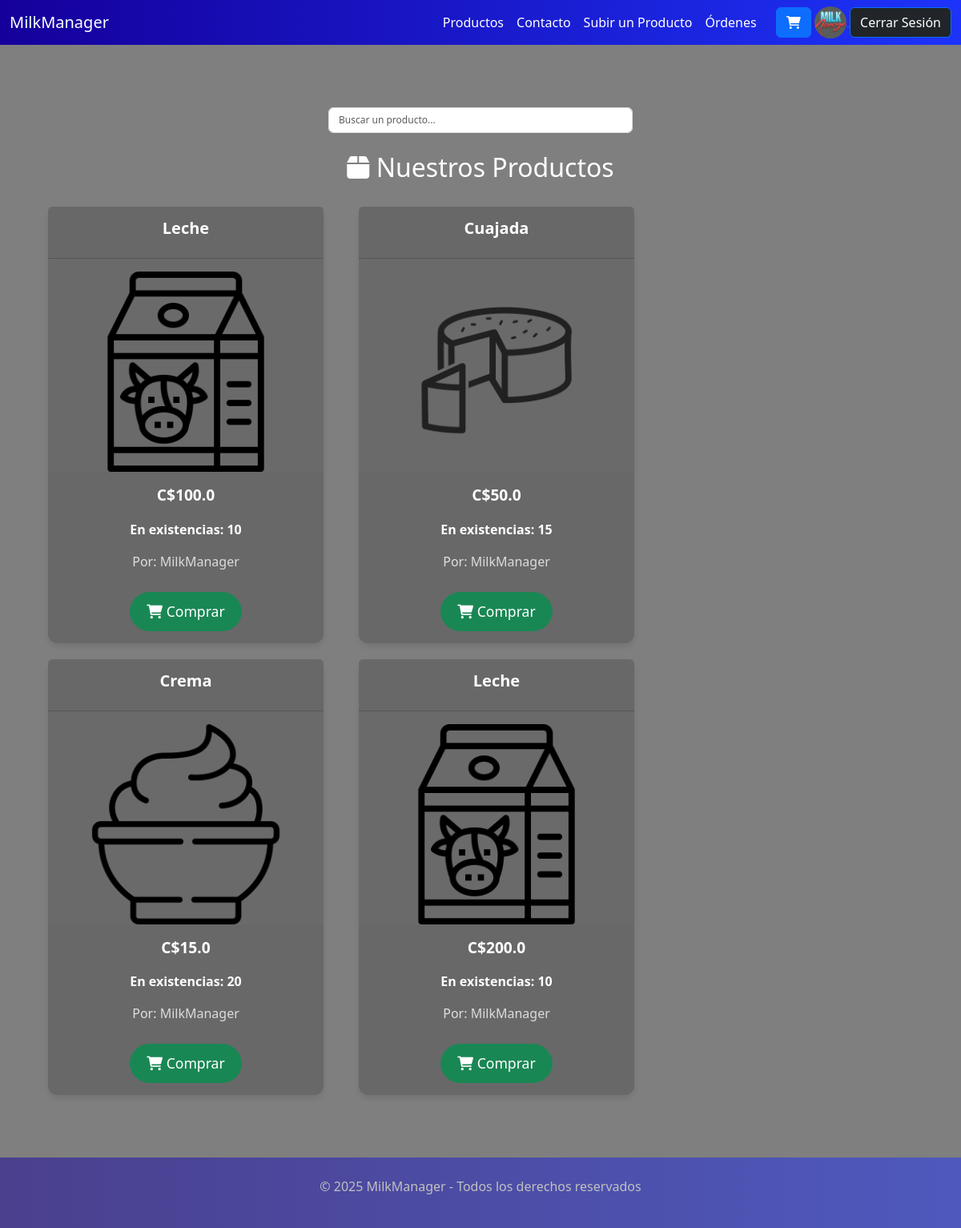
The page /products (signed in) on the database its author committed.
### tables this page shows
CREATE TABLE accounts (
    id INTEGER PRIMARY KEY,
    email TEXT UNIQUE NOT NULL,
    username TEXT UNIQUE,
    password TEXT,
    role TEXT,
    picture TEXT,
    biography TEXT,
    creationdate DATE DEFAULT (CURRENT_TIMESTAMP)
    );

CREATE TABLE products (
            id INTEGER PRIMARY KEY AUTOINCREMENT,
            name TEXT NOT NULL,
            details TEXT,
            price REAL NOT NULL,
            stock INTEGER,
            picture TEXT,
            idPoster INTEGER DEFAULT 0,
            FOREIGN KEY(idPoster) REFERENCES accounts(id)
        );

### app.py (the view)
@app.route('/products', methods=['GET', 'POST'])
def products():
    client_ip = request.remote_addr
    log.write(f"Se abrió la página Productos desde: {client_ip}")
    productos = None
    if request.method == 'POST':
        productos = database.products.getProductLike(request.form["productsearch"])
    else:
        productos = database.products.getAllProducts()
    user = getUser()
    for producto in productos:
        username = database.login.getUser(producto.get("idPoster")).get("username")
        if username is not None:
            producto["poster"] = username
        else:
            producto["poster"] ="Desconocido"
    return render_template('products.html', user = user, productos = productos)

### accounts.py (called while the page is built)
def connect():
    global conn
    if conn is None:
        conn = sqlite3.connect('database.db', check_same_thread=False)
        conn.row_factory = sqlite3.Row

def getFromUser(email, field):
    valid_fields = ['id', 'email', 'username', 'password', 'role', 'picture', 'biography']
    if field not in valid_fields:
        return False
    connect()
    if userExists(email):
        try:
            cursor = conn.cursor()
            query = f"SELECT {field} FROM accounts WHERE email = ?"
            cursor.execute(query, (email,))
            result = cursor.fetchone()
            if result:
                return result[0]
            else:
                return None
        except sqlite3.Error as e:
            print(f"Error al obtener el campo del usuario: {e}")
            return None
    else:
        return None

def getUser(ID):
    connect()
    cursor = conn.cursor()
    if isinstance(ID, str):
        cursor.execute('''SELECT * FROM accounts WHERE email = ?''', (ID,))
    elif isinstance(ID, int):
        cursor.execute('''SELECT * FROM accounts WHERE id = ?''', (ID,))
    else:
        return None
    data = cursor.fetchone()
    if data is not None:
        return dict(data)
    return None

def userExists(email):
    connect()
    cursor = conn.cursor()
    cursor.execute('''
        SELECT * FROM accounts WHERE email = ?
    ''', (email,))
    return cursor.fetchone() is not None

### app.py (called while the page is built)
def getUser():
    if "user" in session:
        user = session["user"]
        user["username"] = database.login.getFromUser(user.get("email"), "username")
        user["picture"] = database.login.getFromUser(user.get("email"), "picture")
        user["role"] = database.login.getFromUser(user.get("email"), "role")
        user["biography"] = database.login.getFromUser(user.get("email"), "biography")
        user["id"] = database.login.getFromUser(user.get("email"), "id")
        return user
    return None

### log.py (called while the page is built)
def write(text):
    if debug:
        logging.debug(text)

### products.py (called while the page is built)
def connect():
    global conn
    if conn is None:
        conn = sqlite3.connect('database.db', check_same_thread=False)
        conn.row_factory = sqlite3.Row

def getProducts():
    connect()
    cursor = conn.cursor()
    cursor.execute('''
        SELECT * FROM products
    ''')
    data = cursor.fetchall()
    return data

def getAllProducts():
    products = []
    for i in getProducts():
        products.append(dict(i))
    return products

### templates/products.html (shortened to what this page needs)
{% extends "base.html" %}
{% block styles %}<link rel="stylesheet" href="/static/styles/cards.css">{% endblock %}
{% block content %}
<div class="container mt-5">
	<div style="display: flex;  justify-content: center;">
		<form method="POST">
			<input type="text" id="profilesearch" name="productsearch" class="form-control" style="width: 380px;" placeholder="Buscar un producto..."></input>
		</form>
	</div>
	<br>
    <h2 class="text-center">
        <label class="text-white"><i class="fas fa-box"></i> Nuestros Productos</label>
    </h2>
    <div class="row">
        {% if productos %}
            {% for producto in productos %}
                <div class="col-md-4">
                    <form action="{{ url_for('product', product_id=producto.id) }}" method="POST">
                        <div class="card product-card">
							<div class="card-header text-center">
								<h5 class="card-title">{{ producto.name }}</h5>
							</div>
                            {% if producto.picture %}
                                <img src="{{ url_for('static', filename='images' + producto.picture) }}" class="card-img-top" alt="{{ producto.nombre }}">
                            {% else %}
                                <img src="{{ url_for('static', filename='images/web/leche.png') }}" class="card-img-top" alt="{{ producto.nombre }}">
                            {% endif %}
                            <div class="card-body text-center">
                                <p class="card-text fw-bold price">C${{ producto.price }}</p>
                                {% if producto.stock %}
                                    <p class="card-text fw-bold stock">En existencias: {{ producto.stock }}</p>
                                {% else %}
                                    <p class="card-text fw-bold stock">Sin información del Stock</p>
                                {% endif %}
                                <p>Por: <small class="card-text">{{ producto.poster }}</small></p>
                                <button type="submit" class="btn btn-success buy-button">
                                    <i class="fas fa-shopping-cart"></i> Comprar
                                </button>
                            </div>
                        </div>
                    </form>
                </div>
            {% endfor %}
        {% else %}
            <p class="text-center">No hay productos disponibles en este momento.</p>
        {% endif %}
    </div>
</div>
{% endblock %}

### templates/base.html (shortened to what this page needs)
<!DOCTYPE html>
<html lang="es">
<head>
    <link href="/static/styles/bootstrap.css" rel="stylesheet">
	<link href="https://cdnjs.cloudflare.com/ajax/libs/font-awesome/6.0.0-beta3/css/all.min.css" rel="stylesheet">
	{% block styles %}{% endblock %}
	<link rel="stylesheet" href="/static/styles/chow.css">
</head>
<body>
    <nav class="navbar navbar-expand-lg navbar-dark bg-dark">
        <div class="container-fluid ">
            <a class="navbar-brand" href="/">MilkManager</a>
            <div class="collapse navbar-collapse" id="navbarNav">
				<ul class="navbar-nav ms-auto">
                    <li class="nav-item"><a class="nav-link" href="/products">Productos</a></li>
                    <li class="nav-item"><a class="nav-link" href="/contact">Contacto</a></li>
					{% if user%}
						{% if user["role"] == 'admin' or user["role"] == 'seller' %}
							<li class="nav-item">
								<a class="nav-link" href="/upload">Subir un Producto</a>
							</li>
						{%  endif %}
						<li class="nav-item">
                            <a type="button" class="nav-link" href="/orders">Órdenes</a>
                        </li>
						<div class="ms-3">
							<a type="button" class="btn btn-primary" href="/purchase"><i class="fas fa-shopping-cart"></i></a>
						{% if user.picture %}
								<a href="/myprofile">
									<img type="button" class="profile-pic" src="{{ url_for('static', filename='images' + user.picture) }}" alt="{{ user.username }}">
								</a>
						{% else %}
								<a type="button" class="btn btn-primary bg-dark" href="/myprofile">{{user.username}}</a>
						{% endif %}
							<a type="button" class="btn btn-primary bg-dark" href="/logout">Cerrar Sesión</a>
						</div>
					{% else %}
						<div class="ms-3">
							<a href="/login" class="btn btn-outline-light me-2">Iniciar sesión</a>
							<a href="/signin" class="btn btn-light me-2">Registrarse</a>
						</div>
					{% endif %}
				</ul>
            </div>
		</div>
    </nav>
    {% block content %}
	{% endblock %}
    <footer class="bg-dark text-white text-center p-4 mt-5">
        <p>&copy; 2025 MilkManager - Todos los derechos reservados</p>
    </footer>
</body>
</html>

### static/styles/cards.css (style rules this page uses)
.card { border: none; border-radius: 12px; box-shadow: 0 4px 8px rgba(0, 0, 0, 0.1); transition: transform 0.3s ease-in-out, box-shadow 0.3s ease-in-out; background-color: rgba(105, 105, 105, 0.9); }
.card-img-top { object-fit: contain; height: 250px; border-radius: 12px 12px 0 0; }
.card-body { padding: 15px; background-color: rgba(105, 105, 105, 0.9); border-radius: 0 0 12px 12px; color: #e0e0e0; }
.card-header { padding: 15px; background-color: rgba(105, 105, 105, 0.9); border-radius: 12px 12px 0 0; color: #f0f0f0; }
.card-title { font-size: 1.25rem; font-weight: bold; margin-bottom: 10px; color: #fff; }
.card-text { font-size: 1rem; color: #dcdcdc; }
.price { font-size: 1.2rem; color: #fff; }
.stock { color: #fff; }
.buy-button { margin-top: 10px; padding: 10px 20px; font-size: 1.1rem; border-radius: 30px; transition: background-color 0.3s ease-in-out; }
.container { padding: 30px; }
h2 { font-size: 2rem; margin-bottom: 30px; color: #fff; }
.row { display: flex; gap: 20px; }

### static/styles/chow.css (style rules this page uses)
.card { transition: transform 0.3s ease-in, box-shadow 0.3s ease-in; }
.navbar { background: linear-gradient(90deg, #15009b, #1d33fa); }
.navbar-nav .nav-link { color: white !important; }
footer { background: linear-gradient(90deg, #15009b, #1d33fa); width: 100%; text-align: center; padding: 20px 0; position: relative; bottom: 0; margin-top: auto; opacity: 0.50; }
body { background: url('/static/images/web/fincafond.jpg') no-repeat center center fixed; background-size: cover; position: relative; }
body::before { content: ''; position: absolute; top: 0; left: 0; width: 100%; height: 100%; background: rgba(0, 0, 0, 0.5); z-index: -1; }
.form-control { font-size: 0.75rem; }
.profile-pic { width: 40px; height: 40px; object-fit: cover; border-radius: 50%; }

### rows shown on the page
accounts: picture (picture), poster "MilkManager" "MilkManager" "MilkManager" "MilkManager"
products: name "Leche", picture (picture), price "100.0"
products: name "Cuajada", picture (picture), price "50.0"
products: name "Crema", picture (picture), price "15.0"
products: name "Leche", price "200.0"

### other values the page prints
{{ producto.stock }} "10" "15" "20" "10"
